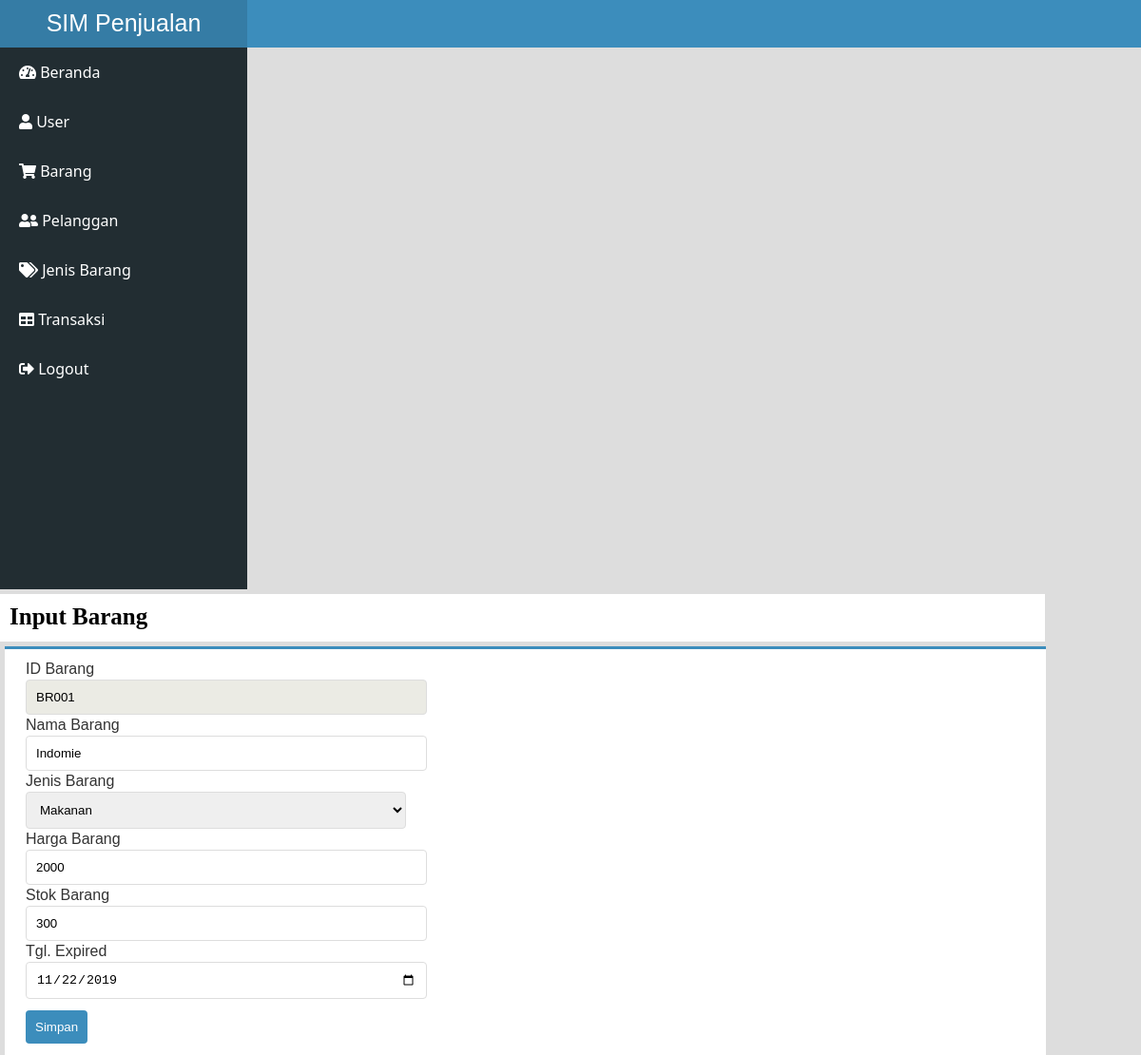
The page /index.php?p=f_barang&id_barang=BR001 (signed in) on the database its author committed.
### tables this page shows
CREATE TABLE `barang` (
  `id_brg` varchar(10) NOT NULL,
  `nama_brg` varchar(150) DEFAULT NULL,
  `harga` int(50) DEFAULT NULL,
  `stok` int(50) DEFAULT NULL,
  `expired` date DEFAULT NULL,
  `id_jenis_brg` varchar(4) DEFAULT NULL
);

CREATE TABLE `jenis` (
  `id_jenis` varchar(8) NOT NULL,
  `nama_jenis` varchar(40) DEFAULT NULL
);

### system/proses.php (called while the page is built, shortened)
<?php
	class proses{
		function __construct(){
			$server='localhost';
			$user='root';
			$psw='';
			$dbname='db_penjualan';
			$kon=$this->con=new PDO("mysql:host=$server;dbname=$dbname",$user,$psw);
		}
		function get($cel=null,$table=null,$property=null){
			$qw ="SELECT $cel FROM $table $property";
			$ret=$this->con->query($qw);
			return $ret;
		}
	}
	$db=new proses;
 ?>

### content/f_barang.php (the view, shortened to what this page needs)
<?php
	include "system/proses.php";
	if (empty($_GET['id_barang'])){
		$connect = mysqli_connect("localhost", "root", "", "db_penjualan");
		$query = "SELECT max(id_brg) as maxKode FROM barang";
		$hasil = mysqli_query($connect, $query);
		$data = mysqli_fetch_array($hasil);
		$kodebarang = $data['maxKode'];
		$nourut = (int) substr($kodebarang, 3, 3);
		$nourut++;
		$char = "BR";
		$kodebarang = $char . sprintf("%03s", $nourut);
		$sub='simpan';
	}else{
		$kodebarang = $_GET['id_barang'];
		$sub='edit';
	}
	$qr = $db->get("*","barang","WHERE id_brg='$_GET[id_barang]'");
	$tampilnya=$qr->fetch();
 ?>
<div class="judul-content">
	<h1>Input Barang</h1>
</div>
<div class="isi-content">
	<form action="crud/simpan_barang.php" method="POST">
		<table>
			<tr>
				<td><label for="id_brg">ID Barang</label></td>
			</tr>
			<tr>
				<td><input type="text" name="id_brg" class="text disable" onkeyup="return validhuruf(this)" autocomplete="off" id="id_brg" value="<?php echo $kodebarang; ?>" readonly></td>
			</tr>
			<tr>
				<td><label for="nama_brg">Nama Barang</label></td>
			</tr>
			<tr>
				<td><input type="text" name="nama_brg" class="text" autocomplete="off" required="" id="nama_brg" value="<?php echo $tampilnya['nama_brg']; ?>" onkeypress="return huruf(event)"></td>
			</tr>
			<tr>
				<td><label for="jns">Jenis Barang</label></td>
			</tr>
			<tr>
				<td>
					<select name="id_jenis" class="text" id="jns">
						<?php
							$qw=$db->get("*","jenis","ORDER BY id_jenis ASC");
							foreach( $qw as $tampil_opt ){
						 ?>
						<option <?php if($tampilnya['id_jenis_brg']==$tampil_opt['id_jenis']){echo "selected";}?> value="<?php echo $tampil_opt['id_jenis']; ?>"><?= $tampil_opt['nama_jenis']; ?></option>
						<?php
							}
						 ?>
					</select>
				</td>
			</tr>
			<tr>
				<td><label for="hrg">Harga Barang</label></td>
			</tr>
			<tr>
				<td><input type="text" name="harga" class="text" autocomplete="off" required="" id="hrg" value="<?php echo $tampilnya['harga']; ?>" onkeypress="return wajibAngka(event)"></td>
			</tr>
			<tr>
				<td><label for="stok">Stok Barang</label></td>
			</tr>
			<tr>
				<td><input type="text" name="stok" class="text" autocomplete="off" required="" id="stok" value="<?php echo $tampilnya['stok']; ?>"></td>
			</tr>
			<tr>
				<td><label for="exp">Tgl. Expired</label></td>
			</tr>
			<tr>
				<td><input type="date" name="expired" class="text" required="" id="exp" value="<?php echo $tampilnya['expired']; ?>"></td>
			</tr>
			<tr>
				<td><input type="submit" name="<?php echo $sub; ?>" value="Simpan" class="simpan" required=""></td>
			</tr>
		</table>
	</form>
</div>

### assets/css/custom.css (style rules this page uses)
* { margin: 0px;padding: 0px; }
body { background-color: #ddd; }
.content .judul-content { float: left; width: 1099px; height: 50px; background-color: #fff; }
.content .judul-content h1 { font-family: agency FB; font-size: 25px; margin: 10px 10px; background-color: #fff; }
.content .isi-content { border-top: 3px solid #3c8dbc; float: left; width: 1095px; height: auto; background-color: #fff; margin-top:5px; margin-left: 5px; }
.isi-content form { margin: 10px 20px; }
.isi-content form label { color: #333; font-family: sans-serif; }
.isi-content form .text { width: 400px; padding: 10px; border: 1px solid #ddd; border-radius: 4px; }
.isi-content form .simpan { color: #fff; padding: 10px; background-color: #3c8dbc; border: 2px; border-radius: 4px; margin-top: 10px; cursor: pointer; }
.disable { background-color: #EBEBE4; }

### rows shown on the page
barang: nama_brg "Indomie", id_jenis "Makanan", harga "2000", stok "300", expired "11/22/2019"
